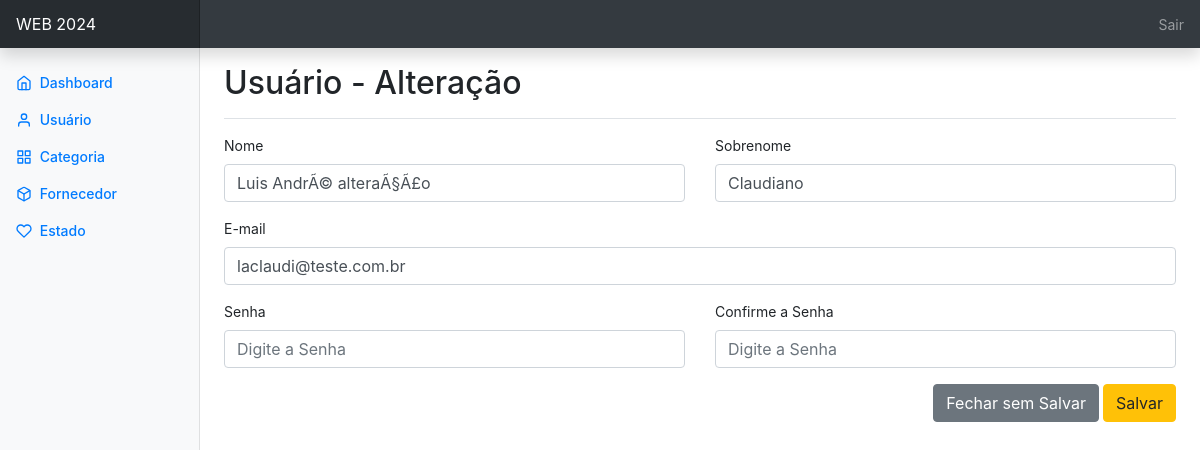
The page /admin/usuario_alt.php?id=1 on the database its author committed.
### tables this page shows
CREATE TABLE `usuario` (
  `id` int(11) NOT NULL,
  `nome` varchar(60) NOT NULL,
  `sobrenome` varchar(40) NOT NULL,
  `email` varchar(80) NOT NULL,
  `senha` char(40) NOT NULL,
  `data_inclusao` datetime NOT NULL,
  `data_alteracao` datetime NOT NULL
);

### web/admin/usuario_alt.php (the view, shortened to what this page needs)
<?php
    include_once('../include/cabecalho_admin.php');
    require_once('../include/conexao.php');
    if ((isset($_GET['id'])) && (is_numeric($_GET['id']))) {
        $id = $_GET['id'];
    } else if
        ((isset($_POST['id'])) && (is_numeric($_POST['id']))) {
        $id = $_POST['id'];
    } else {
        header("Location: usuario_menu.php");
        exit();
    }
    $q = "SELECT * FROM usuario WHERE id=$id";
    $r = @mysqli_query($dbc, $q);
    if (mysqli_Num_rows($r) == 1) {
        $row = mysqli_fetch_array($r, MYSQLI_NUM);
?>
<div class="d-flex justify-content-between flex-wrap flex-md-nowrap align-items-center pt-3 pb-2 mb-3 border-bottom">
    <h1 class="h2">Usuário - Alteração</h1>
</div>
<form method="post" action="usuario_alt.php">
    <div class="row">
        <div class="form-group col-md-6">
            <label>Nome</label>
            <input type="text" name="nome" maxlength="60"
                class="form-control"
                placeholder="Digite o nome"
                value="<?= $row[1]; ?>" />
        </div>
        <div class="form-group col-md-6">
            <label>Sobrenome</label>
            <input type="text" name="sobrenome" maxlength="40"
                class="form-control"
                placeholder="Digite o sobrenome"
                value="<?= $row[2]; ?>" />
        </div>
    </div>
    <div class="row">
        <div class="form-group col-md-12">
            <label>E-mail</label>
            <input type="email" name="email" maxlength="80"
                class="form-control"
                placeholder="Digite o E-mail"
                value="<?= $row[3]; ?>" />
        </div>
    </div>
    <div class="row">
        <div class="form-group col-md-6">
            <label>Senha</label>
            <input type="password" name="senha1" maxlength="10"
                class="form-control"
                placeholder="Digite a Senha" />
        </div>
        <div class="form-group col-md-6">
            <label>Confirme a Senha</label>
            <input type="password" name="senha2" maxlength="10"
                class="form-control"
                placeholder="Digite a Senha" />
        </div>
    </div>
    <div class="row">
        <div class="col-md-12 text-right">
            <a href="usuario_menu.php" class="btn btn-secondary">
                Fechar sem Salvar</a>
            <input type="submit" value="Salvar"
                class="btn btn-warning" />
        </div>
    </div>
</form>
<?php
    }
    include_once('../include/rodape_admin.php');
?>

### web/css/dashboard.css (style rules this page uses)
body { font-size: .875rem; }

### rows shown on the page
usuario: nome "Luis AndrÃ© alteraÃ§Ã£o", sobrenome "Claudiano", email "laclaudi@teste.com.br"
